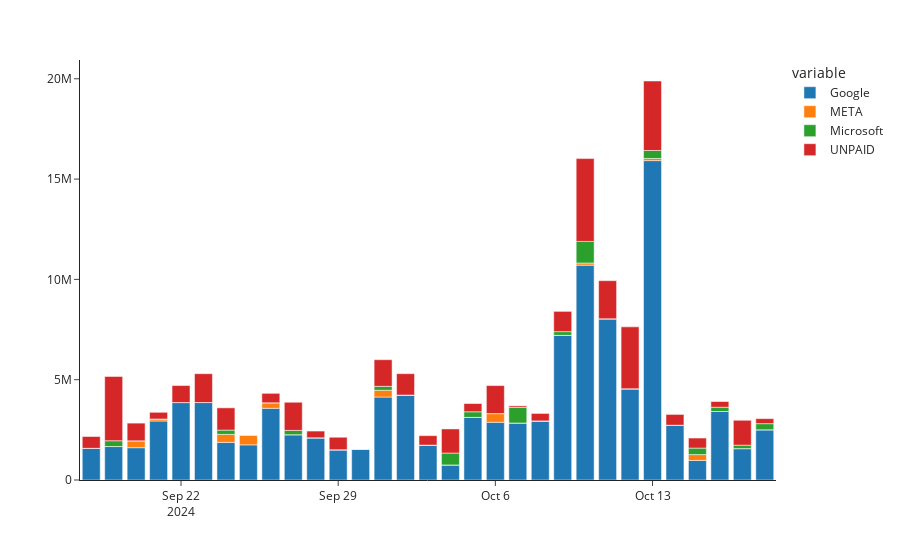

Source (notebook cell):
### Code cell
#Visualize the revenue per days (total_price_HUF - sum)

bar = px.bar (pivot_booking_sum, x='utc_date', y=['Google', 'META', 'Microsoft', 'UNPAID'], template = 'simple_white')
bar.update_layout(xaxis_title=None, yaxis_title=None)
bar.show()

### Figure 1 — Plotly figure (JSON) as saved in the notebook; plotly's stock layout.template omitted (floating-point values rounded to 4 significant figures)
{"data": [{"alignmentgroup": "True", "hovertemplate": "variable=Google<br>utc_date=%{x}<br>value=%{y}<extra></extra>", "legendgroup": "Google", "marker": {"color": "#1F77B4", "pattern": {"shape": ""}}, "name": "Google", "offsetgroup": "Google", "orientation": "v", "showlegend": true, "textposition": "auto", "type": "bar", "x": ["2024-09-18", "2024-09-19", "2024-09-20", "2024-09-21", "2024-09-22", "2024-09-23", "2024-09-24", "2024-09-25", "2024-09-26", "2024-09-27", "2024-09-28", "2024-09-29", "2024-09-30", "2024-10-01", "2024-10-02", "2024-10-03", "2024-10-04", "2024-10-05", "2024-10-06", "2024-10-07", "2024-10-08", "2024-10-09", "2024-10-10", "2024-10-11", "2024-10-12", "2024-10-13", "2024-10-14", "2024-10-15", "2024-10-16", "2024-10-17", "2024-10-18"], "xaxis": "x", "y": [1579467, 1669000.0, 1611000.0, 2942000.0, 3861360, 3862000.0, 1875000.0, 1752764, 3573000.0, 2257000.0, 2104000.0, 1506506, 1545000.0, 4134768, 4235000.0, 1738387, 749500.0, 3122000.0, 2878000.0, 2842000.0, 2946000.0, 7210885, 10710000.0, 8037000.0, 4548000.0, 15920000.0, 2731000.0, 976700.0, 3414000.0, 1564000.0, 2503000.0], "yaxis": "y"}, {"alignmentgroup": "True", "hovertemplate": "variable=META<br>utc_date=%{x}<br>value=%{y}<extra></extra>", "legendgroup": "META", "marker": {"color": "#FF7F0E", "pattern": {"shape": ""}}, "name": "META", "offsetgroup": "META", "orientation": "v", "showlegend": true, "textposition": "auto", "type": "bar", "x": ["2024-09-18", "2024-09-19", "2024-09-20", "2024-09-21", "2024-09-22", "2024-09-23", "2024-09-24", "2024-09-25", "2024-09-26", "2024-09-27", "2024-09-28", "2024-09-29", "2024-09-30", "2024-10-01", "2024-10-02", "2024-10-03", "2024-10-04", "2024-10-05", "2024-10-06", "2024-10-07", "2024-10-08", "2024-10-09", "2024-10-10", "2024-10-11", "2024-10-12", "2024-10-13", "2024-10-14", "2024-10-15", "2024-10-16", "2024-10-17", "2024-10-18"], "xaxis": "x", "y": [0, 0, 342100.0, 99055, 0, 0, 399838, 491492, 274668, 0, 0, 0, 0, 338148, 0, 0, 0, 0, 432886, 0, 0, 0, 106561, 0, 0, 105734, 0, 289806, 0, 0, 0], "yaxis": "y"}, {"alignmentgroup": "True", "hovertemplate": "variable=Microsoft<br>utc_date=%{x}<br>value=%{y}<extra></extra>", "legendgroup": "Microsoft", "marker": {"color": "#2CA02C", "pattern": {"shape": ""}}, "name": "Microsoft", "offsetgroup": "Microsoft", "orientation": "v", "showlegend": true, "textposition": "auto", "type": "bar", "x": ["2024-09-18", "2024-09-19", "2024-09-20", "2024-09-21", "2024-09-22", "2024-09-23", "2024-09-24", "2024-09-25", "2024-09-26", "2024-09-27", "2024-09-28", "2024-09-29", "2024-09-30", "2024-10-01", "2024-10-02", "2024-10-03", "2024-10-04", "2024-10-05", "2024-10-06", "2024-10-07", "2024-10-08", "2024-10-09", "2024-10-10", "2024-10-11", "2024-10-12", "2024-10-13", "2024-10-14", "2024-10-15", "2024-10-16", "2024-10-17", "2024-10-18"], "xaxis": "x", "y": [0, 288341, 0, 0, 0, 0, 213200.0, 0, 0, 216600.0, 0, 0, 0, 196000.0, 0, 0, 593600.0, 278400.0, 0, 777600.0, 0, 184800.0, 1075922, 0, 0, 397816, 0, 324907, 214200, 172400.0, 305694], "yaxis": "y"}, {"alignmentgroup": "True", "hovertemplate": "variable=UNPAID<br>utc_date=%{x}<br>value=%{y}<extra></extra>", "legendgroup": "UNPAID", "marker": {"color": "#D62728", "pattern": {"shape": ""}}, "name": "UNPAID", "offsetgroup": "UNPAID", "orientation": "v", "showlegend": true, "textposition": "auto", "type": "bar", "x": ["2024-09-18", "2024-09-19", "2024-09-20", "2024-09-21", "2024-09-22", "2024-09-23", "2024-09-24", "2024-09-25", "2024-09-26", "2024-09-27", "2024-09-28", "2024-09-29", "2024-09-30", "2024-10-01", "2024-10-02", "2024-10-03", "2024-10-04", "2024-10-05", "2024-10-06", "2024-10-07", "2024-10-08", "2024-10-09", "2024-10-10", "2024-10-11", "2024-10-12", "2024-10-13", "2024-10-14", "2024-10-15", "2024-10-16", "2024-10-17", "2024-10-18"], "xaxis": "x", "y": [588900.0, 3204000.0, 882800.0, 333600.0, 848300.0, 1436367, 1110028, 0, 472200.0, 1402000.0, 335400.0, 624939, 0, 1328000.0, 1066000.0, 473079, 1201000.0, 411700.0, 1396159, 75840, 372558, 1010000.0, 4128978, 1900000.0, 3085000.0, 3464000.0, 537300.0, 500400.0, 284532, 1241000.0, 250166], "yaxis": "y"}], "layout": {"autosize": true, "barmode": "relative", "legend": {"title": {"text": "variable"}, "tracegroupgap": 0}, "margin": {"t": 60}, "xaxis": {"anchor": "y", "autorange": true, "domain": [0, 1], "range": ["2024-09-17 12:00", "2024-10-18 12:00"], "title": {}, "type": "date"}, "yaxis": {"anchor": "x", "autorange": true, "domain": [0, 1], "range": [0, 20940000.0], "title": {}, "type": "linear"}}}
